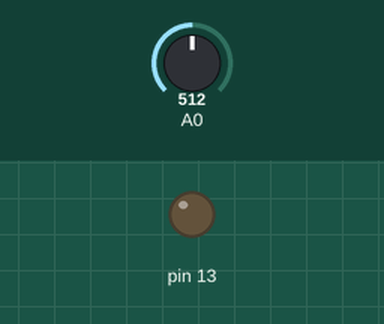
Recording of a sketch running on a simulated Arduino Uno, built with avr-gcc and run on an emulated ATmega328P. On the bench: output pins drawn as LEDs (lit = HIGH). The test bench sets the inputs (shaded band); at power-on: A0 = 512.

Above: at 1.2 s.
1.3 s: A0 set to 600
2.8 s: A0 set to 631
At 3.1 s:
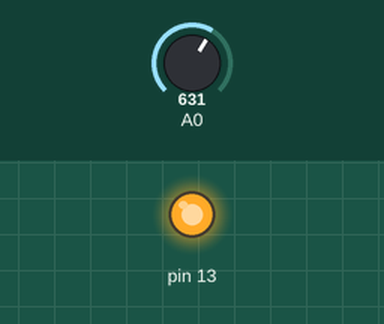
4.3 s: A0 set to 511
At 5.5 s:
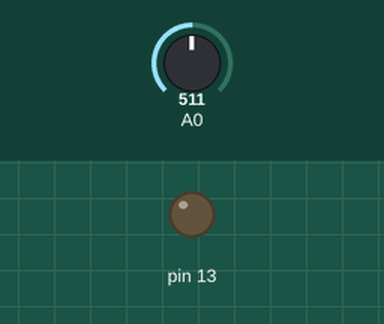
5.8 s: A0 set to 716
At 6.6 s:
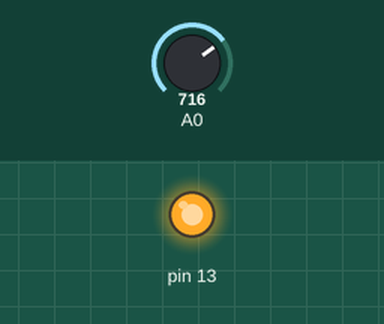
Timing chart, 0 to 8.3 s (numbered marks = the images above; inputs shaded):
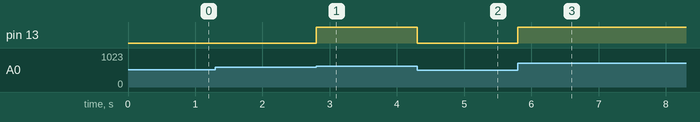

The sketch:

lab7_4_teste_200hz.ino
```cpp
// Os valores de RC foram configurados para gerar um valor
// acima de 3V para frequencias menor que 1000Hz.

void setup()
{
  Serial.begin(9600);
  pinMode(13, OUTPUT);
}


// Funcao para mapeamento de floats
float mapFloat(long x, long in_min, long in_max, long out_min, long out_max)
{
  return (float)(x - in_min) * (out_max - out_min) / (float)(in_max - in_min) + out_min;
}

void loop()
{
   // Leitura do Valor Analogico de 0 ate 5V como 0 ate 1023
  int aux = analogRead(A0);
  // Mapeamento para obter o valor de tensao em float
  float tensao_1 = mapFloat(aux,0,1023,0,5);
  // Conversao para obter a tensao com 1 casa decimal de precisao
  // Ex: 4.212121 -> 42
  int tensao_1_arred = tensao_1*10;

  // Se o valor for alto (acima de 3V) ativa o LED
  if(tensao_1_arred >= 30 ){
  	digitalWrite(13,HIGH);
  }
  else{
    digitalWrite(13,LOW);
  }

}
```

Measured:
- the behaviour switches between 613 and 614 on A0 (found by bisection; images 0 and 1)
- after the input at 1.3 s, every drawn part: stays the same
- after the input at 2.8 s, pin 13: LOW → HIGH at once
- after the input at 4.3 s, pin 13: HIGH → LOW at once
- after the input at 5.8 s, pin 13: LOW → HIGH at once
